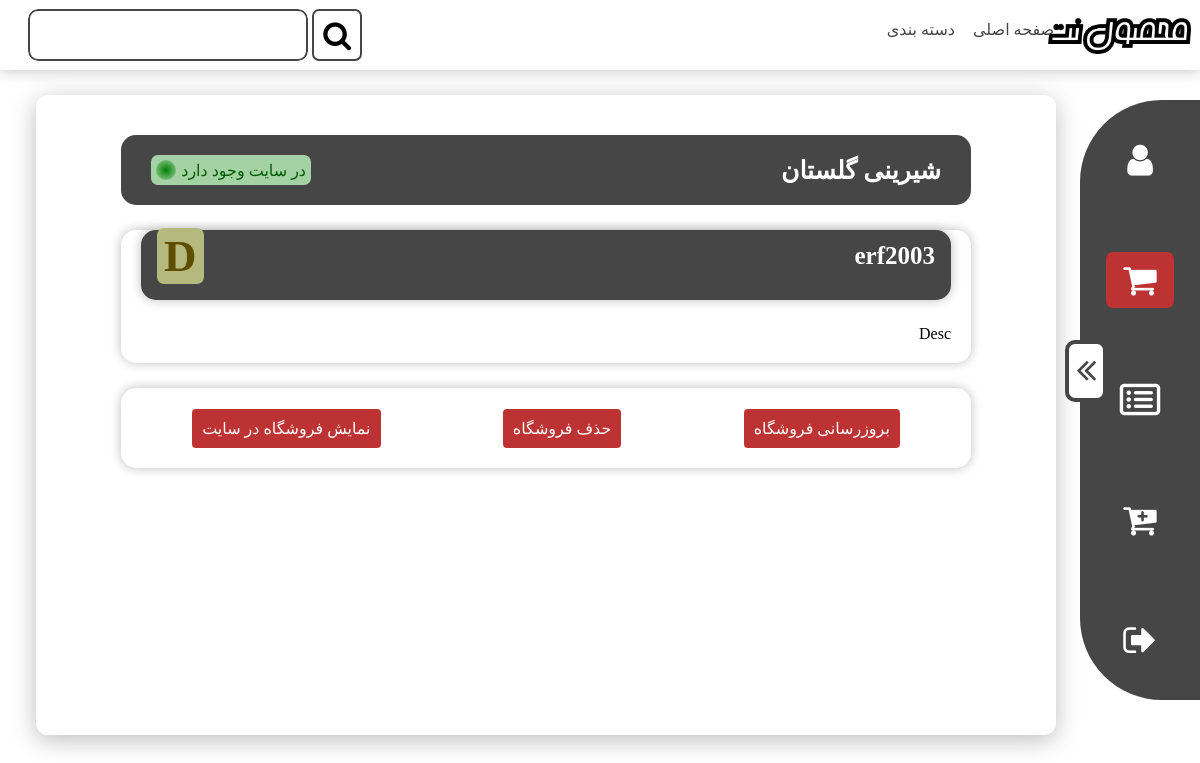
/product/shop/ (signed in), run on the app's committed database.
### products/models.py (models this page shows, shortened)
class Shops(models.Model):
    ranks = (
        ("a", "A"),
        ("b", "B"),
        ("c", "C"),
        ("d", "D"),
        ("e", "E"),
        ("f", "F"),
        ("o", "Out of range")
    )
    name = models.CharField(max_length=40, blank=True, null=True, verbose_name="نام فروشگاه")
    seller = models.OneToOneField(User, on_delete=models.CASCADE,related_name="shop", null=True, default=None, verbose_name="فروشنده")
    rank_shop = models.CharField(choices=ranks, default="o", max_length=1, verbose_name="جایگاه فروشگاه")
    city = models.ManyToManyField(Cities, related_name="shops", verbose_name="شهر")
    description = models.TextField(default="Desc", verbose_name="توضیحات")
    is_active = models.BooleanField(default=True, verbose_name="نمایش داده شود؟؟")
    img = models.ImageField(upload_to='images_shop/', null=True, verbose_name="تصویر محصول")
    created_at = models.DateTimeField(auto_now_add=True)
    updated_at = models.DateTimeField(auto_now=True)
    class Meta:
        verbose_name_plural = "فروشگاه ها"
        verbose_name = "فروشگاه"
        ordering = ("created_at",)
    objects = ShopsManager()

### accounts/models.py (models this page shows)
class User(AbstractUser):
    is_seller = models.BooleanField(default=False, verbose_name="فروشنده")
    is_near_seller = models.BooleanField(default=False, verbose_name="آماده برای فروشندگی")

### products/views.py (the view)
# urls.py: path('shop/', ShopPanelView.as_view(), name="view_shop"),
class ShopPanelView(LoginRequiredMixin, SellerAdminShopPanelMixin, ListView):
    def setup(self, request, *args, **kwargs):
        if request.user.is_seller:
            self.shop = get_list_or_404(Shops, seller=request.user)
        else:
            self.shop = Shops.objects.all()
        super().setup(request, *args, **kwargs)
    def get_queryset(self):
        return self.shop
    def get_template_names(self):
        if self.request.user.is_superuser:
            return ["shops/admin_shop_view.html"]
        else:
            return ["shops/seller_shop_view.html"]
    def get_context_data(self, *, object_list=None, **kwargs):
        context = super().get_context_data(**kwargs)
        if self.request.user.is_superuser:
            page_num = self.kwargs.get("page")
            obj_shops = paginator_sprog(self.shop, page_num, 1)
        else:
            obj_shops = self.shop
        context.update({"shops": obj_shops})
        return context

### products/mixins.py (called while the page is built)
    def dispatch(self, request, *args, **kwargs):
        if (request.user.is_seller and request.user.shop) or request.user.is_superuser:
            return super().dispatch(request, *args, **kwargs)
        else:
            raise Http404("Page Not Found")

### products/templates/shops/seller_shop_view.html (shortened to what this page needs)
{% extends "admin_panel_based/based.html" %}
{% load static %}
{% block style %}
    <link rel="stylesheet" href="{% static "shops/shop_view.css" %}">
    <link rel="stylesheet" href="{% static "fonts/rank-font/rank-font.css" %}">
{% endblock %}
{% block content %}
        {% for shop in shops %}
            <div class="top-section">
                <h1 class="shop-title">{{ shop.name }}</h1>
                {% if shop.is_active %}
                    <div class="shop-is-active active">
                        <p class="is-active-text">در سایت وجود دارد</p>
                        <p class="is-active-lamp"></p>
                    </div>
                {% else %}
                    <div class="shop-is-active disabled">
                        <p class="is-active-text">در سایت وجود ندارد</p>
                        <p class="is-active-lamp"></p>
                    </div>
                {% endif %}
            </div>
            <div class="botton-section">
                <div class="shop-container">
                    <p class="shop-seller">{{ shop.seller }}</p>
                    {% if shop.rank_shop == "a" %}
                        <h2 class="shop-position a-rank">A</h2>
                    {% elif shop.rank_shop == "b" %}
                        <h2 class="shop-position b-rank">B</h2>
                    {% elif shop.rank_shop == "c" %}
                        <h2 class="shop-position c-rank">C</h2>
                    {% elif shop.rank_shop == "d" %}
                        <h2 class="shop-position d-rank">D</h2>
                    {% elif shop.rank_shop == "e" %}
                        <h2 class="shop-position e-rank">E</h2>
                    {% elif shop.rank_shop == "f" %}
                        <h2 class="shop-position f-rank">F</h2>
                    {% else %}
                        <h2 class="shop-position o-rank">O</h2>
                    {% endif %}
                </div>
                <p class="shop-description">{{ shop.description|truncatewords:20 }}</p>
            </div>
            <div class="btn-section">
                <a href="{% url 'products:seller_update_shop' shop.id %}" class="btn">بروزرسانی فروشگاه</a>
                <a href="{% url 'products:delete_shop' shop.id %}" class="btn">حذف فروشگاه</a>
                {% if shop.is_active == True %}
                    <a href="{% url 'products:detail_shop' shop.id %}" class="btn">نمایش فروشگاه در سایت</a>
                {% endif %}
            </div>
        {% endfor %}
{% endblock %}

### static/shops/shop_view.css (style rules this page uses)
* { padding: 0; margin: 0; box-sizing: border-box; }
body { font-family: Sahel; background-color: white; }
a { font-family: Sahel; text-decoration: none; color: #464646; }
.top-section { height: 70px; background-color: #464646; color: white; width: 100%; border-radius: 15px; display: flex; justify-content: space-between; align-items: center; padding: 0 30px; }
.shop-title { font-size: 25px; }
.shop-is-active { display: flex; width: 160px; justify-content: space-between; align-items: center; border-radius: 7px; padding: 5px; }
.shop-is-active.active { background-color: #a5d2a5; color: #005d00; }
.shop-is-active.active .is-active-text { background-color: #a5d2a5; color: #005d00; }
.shop-is-active.active .is-active-lamp { background: radial-gradient(green, transparent); }
.is-active-lamp { width: 20px; height: 20px; border-radius: 100%; }
.botton-section { width: 100%; margin-top: 25px; background-color: #fff; box-shadow: 0 0 11px #bdbdbd; border-radius: 15px; padding: 20px; padding-top: 0px; }
.shop-seller { font-size: 25px; font-weight: 700; }
.shop-container { box-shadow: 0 0 11px #bdbdbd; display: flex; border-radius: 15px; justify-content: space-between; align-items: center; padding: 0 40px; background-color: #464646; color: white; margin: 0; z-index: -1; height: 70px; }
.shop-position { font-family: RankFont; font-size: 45px; padding: 2px 7px; border-radius: 7px; }
.shop-position.d-rank { background-color: #b5b97e; color: #5d4e00; }
.shop-description { margin-top: 25px; }
.btn-section { height: 80px; display: flex; justify-content: space-around; width: 100%; margin-top: 25px; background-color: #fff; box-shadow: 0 0 11px #bdbdbd; border-radius: 15px; padding: 10px; align-items: center; }
.btn { padding: 10px; border-radius: 7px; color: #fff; border: 3px solid #fff; transition: all 500ms; background-color: #BD3333; }

### static/admin_panel_styles/based_styles.css (style rules this page uses)
* { padding: 0; margin: 0; box-sizing: border-box; }
body { font-family: Sahel; background-color: white; }
a { font-family: Sahel; text-decoration: none; color: #464646; }

### static/admin_panel_styles/navbar-style.css (style rules this page uses)
* { padding: 0; margin: 0; box-sizing: border-box; }
body { font-family: Sahel; background-color: #ffffff; }
a { font-family: Sahel; text-decoration: none; color: #464646; cursor: pointer; }
.shop-container { width: 100%; padding: 5.5px 7px; display: flex; justify-content: space-between; align-items: center; font-size: 17px; font-weight: bold; padding: 0 16px 18px; }

### data on the page
Shops: name "شیرینی گلستان", is_active "در سایت وجود دارد", seller "erf2003", rank_shop "D", description "Desc"
